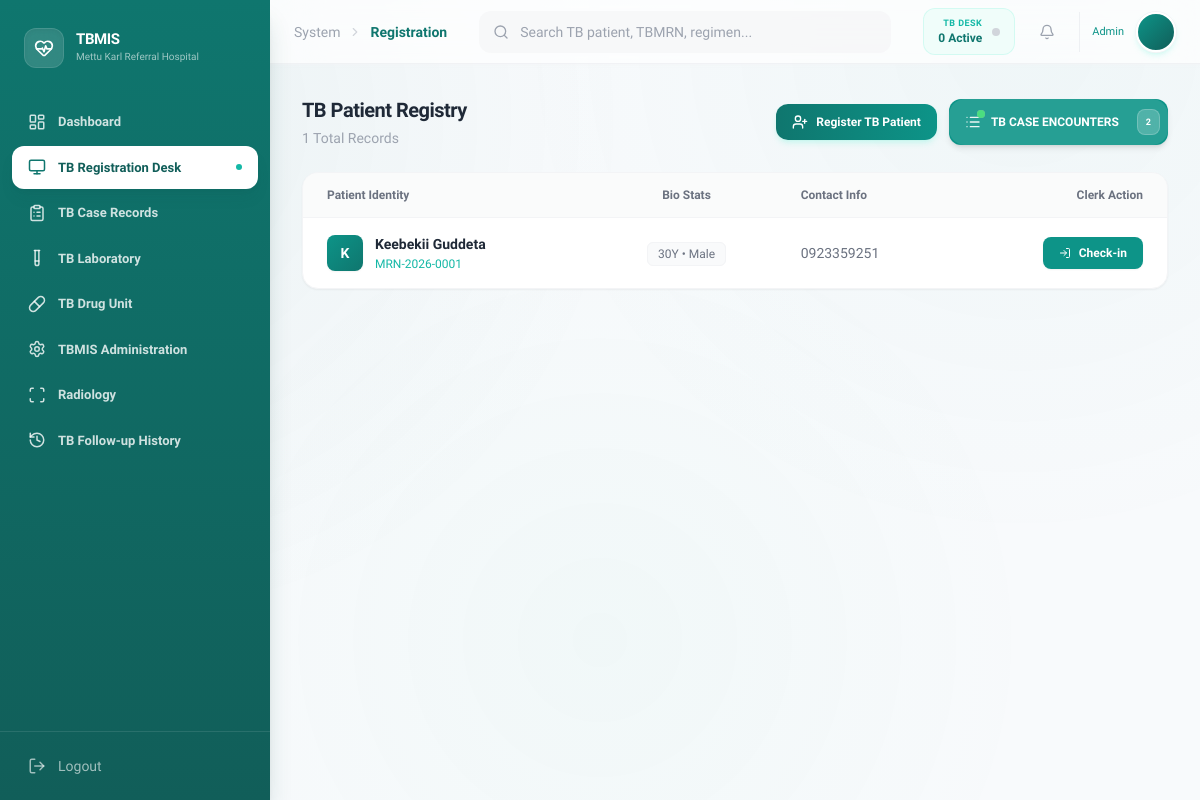
The app's page /index.php?page=registration (signed in) with its own data.
### tables this page shows
CREATE TABLE `patients` (
  `patient_id` varchar(20) NOT NULL,
  `medical_record_number` varchar(30) NOT NULL,
  `full_name` varchar(100) NOT NULL,
  `age` int(11) NOT NULL,
  `gender` varchar(10) NOT NULL,
  `address` varchar(255) DEFAULT NULL,
  `contact_details` varchar(100) DEFAULT NULL,
  `registered_date` date NOT NULL,
  `created_at` timestamp NOT NULL DEFAULT current_timestamp()
);

### includes/classes/patient.php (called while the page is built, shortened)
<?php
class Patient
{
    private $conn;
    private $table = "patients";
    public function __construct($db)
    {
        $this->conn = $db;
    }
    public function countSearch($term = "")
    {
        $query = "SELECT COUNT(*) FROM " . $this->table;
        $stmt = $this->conn->prepare($query);
        $stmt->execute();
        return $stmt->fetchColumn();
    }
    public function searchPaginated($term = "", $limit = 10, $offset = 0)
    {
        $query = "SELECT * FROM " . $this->table;
        $query .= " ORDER BY created_at DESC LIMIT :limit OFFSET :offset";
        $stmt = $this->conn->prepare($query);
        $stmt->bindValue(':limit', (int) $limit, PDO::PARAM_INT);
        $stmt->bindValue(':offset', (int) $offset, PDO::PARAM_INT);
        $stmt->execute();
        return $stmt;
    }
}

### includes/classes/visit.php (called while the page is built, shortened)
<?php
class Visit
{
    private $conn;
    private $table = "medical_visits";
    public function __construct($db)
    {
        $this->conn = $db;
    }
    public function countAll($role = '', $uid = '')
    {
        $sql = "SELECT COUNT(*) as total FROM " . $this->table . " WHERE status = 'active'";
        $stmt = $this->conn->prepare($sql);
        $stmt->execute();
        return $stmt->fetch(PDO::FETCH_ASSOC)['total'];
    }
}

### modules/Registration/index.php (the view, shortened to what this page needs)
<?php
$limit = 8;
$current_page = isset($_GET['p']) ? (int) $_GET['p'] : 1;
$offset = ($current_page - 1) * $limit;
$searchTerm = $_GET['q'] ?? "";
$total_records = $patientObj->countSearch($searchTerm);
$stmt = $patientObj->searchPaginated($searchTerm, $limit, $offset);
?>
<div class="space-y-6">
    <div class="flex flex-col lg:flex-row lg:items-center justify-between gap-4">
        <div>
            <h1 class="text-xl font-bold text-gray-800 tracking-tight">TB Patient Registry</h1>
            <p class="text-sm text-gray-400 font-medium mt-1">
                <?php echo $total_records; ?> Total Records
            </p>
        </div>
        <div class="flex items-center gap-3">
            <button onclick="openRegistrationModal()"
                class="px-4 py-2.5 bg-gradient-to-r from-primary-700 to-primary-600 text-white rounded-xl font-semibold text-xs shadow-md shadow-primary-200/40 hover:shadow-lg transition-all duration-200 flex items-center gap-2">
                <i data-lucide="user-plus" class="w-4 h-4"></i> Register TB Patient
            </button>
            <a href="index.php?page=visit"
                class="group relative px-4 py-2.5 bg-primary-600 text-white rounded-xl font-semibold text-xs hover:bg-white hover:text-primary-600 hover:border-primary-600 transition-all duration-200 flex items-center gap-2.5 shadow-md hover:shadow-lg active:scale-[0.98] overflow-hidden">
                <span class="absolute inset-0 bg-white/10 group-hover:animate-pulse rounded-2xl"></span>
                <span class="relative flex items-center justify-center">
                    <i data-lucide="list"
                        class="w-4 h-4 text-white/90 group-hover:scale-110 transition-transform duration-300"></i>
                    <span class="absolute -top-1 -right-1 w-2 h-2">
                        <span class="absolute inset-0 rounded-full bg-green-400"></span>
                    </span>
                </span>
                <span class="relative flex items-center gap-2">
                    <span class="relative">
                        TB CASE ENCOUNTERS
                    </span>
                </span>
                <span
                    class="relative -mr-2 ml-2 px-2 py-1 bg-white/20 rounded-lg text-[9px] font-semibold backdrop-blur-sm border border-white/20">
                    <?php echo $visitObj->countAll() ?? 0; ?>
                </span>
            </a>
        </div>
    </div>
    <div class="bg-white rounded-2xl border border-gray-100 shadow-sm overflow-hidden transition-all">
        <table class="w-full text-left">
            <thead
                class="bg-gray-50/80 text-xs font-medium text-gray-500 border-b border-gray-100">
                <tr>
                    <th class="px-6 py-3.5">Patient Identity</th>
                    <th class="px-6 py-3.5 text-center">Bio Stats</th>
                    <th class="px-6 py-3.5">Contact Info</th>
                    <th class="px-6 py-3.5 text-right">Clerk Action</th>
                </tr>
            </thead>
            <tbody class="divide-y divide-gray-50">
                <?php while ($p = $stmt->fetch(PDO::FETCH_ASSOC)):
                    $initials = strtoupper(substr($p['full_name'], 0, 1));
                    ?>
                    <tr class="hover:bg-gray-50/50 transition-all duration-150 group">
                        <td class="px-6 py-4">
                            <div class="flex items-center gap-3">
                                <div
                                    class="w-9 h-9 rounded-lg bg-gradient-to-br from-primary-600 to-primary-700 text-white flex items-center justify-center font-semibold text-sm shadow-sm">
                                    <?php echo $initials; ?>
                                </div>
                                <div>
                                    <p class="font-semibold text-gray-800 text-sm">
                                        <?php echo $p['full_name']; ?>
                                    </p>
                                    <p class="text-xs font-medium text-primary-500 mt-0.5">
                                        <?php echo $p['medical_record_number']; ?>
                                    </p>
                                </div>
                            </div>
                        </td>
                        <td class="px-6 py-4 text-center">
                            <span
                                class="px-2.5 py-1 bg-gray-50 border border-gray-100 rounded-md text-xs font-medium text-gray-500">
                                <?php echo $p['age']; ?>Y • <?php echo $p['gender']; ?>
                            </span>
                        </td>
                        <td class="px-6 py-4 text-sm text-gray-500">
                            <?php echo $p['contact_details']; ?>
                        </td>
                        <td class="px-6 py-4 text-right">
                            <div class="flex items-center justify-end gap-2">
                                <button
                                    onclick="openCheckinModal('<?php echo $p['patient_id']; ?>', '<?php echo addslashes($p['full_name']); ?>')"
                                    class="inline-flex items-center gap-2 px-4 py-2 bg-primary-600 text-white rounded-lg font-semibold text-xs hover:bg-secondary-700 transition-all duration-200 shadow-sm">
                                    <i data-lucide="log-in" class="w-3 h-3"></i> Check-in
                                </button>
                            </div>
                        </td>
                    </tr>
                <?php endwhile; ?>
            </tbody>
        </table>
    </div>

### index.php (style rules this page uses)
body { font-family: 'Sora', sans-serif; background: #F8FAFC; }
body::before { content: ''; position: fixed; top: 0; left: 0; right: 0; bottom: 0; background: radial-gradient(circle at 10% 15%, rgba(15, 118, 110, 0.06), transparent 40%), radial-gradient(circle at 85% 5%, rgba(13, 148, 136, 0.04), transparent 40%), radial-gradient(circle at 50% 80%, rgba(16, 185, 129, 0.03), transparent 50%); pointer-events: none; z-index: 0; }
*, *::before, *::after { transition-property: color, background-color, border-color, box-shadow, transform, opacity; transition-timing-function: cubic-bezier(0.4, 0, 0.2, 1); }

### records on screen
patients: full_name "K", full_name "Keebekii Guddeta", medical_record_number "MRN-2026-0001", age "30", gender "Male", contact_details "0923359251"

### other values on screen
$item['label'] "Dashboard"
$item['label'] "TB Registration Desk"
$item['label'] "TB Case Records"
$item['label'] "TB Laboratory"
$item['label'] "TB Drug Unit"
$item['label'] "TBMIS Administration"
$item['label'] "Radiology"
$item['label'] "TB Follow-up History"
str_replace('-', ' ', $page) "Registration"
$myLoad "0"
$_SESSION['role'] "Admin"
$total_records "1"
$visitObj->countAll() "2"
